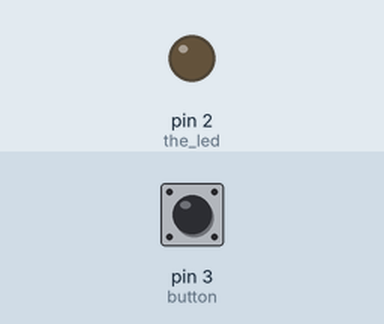
Bench run of a program on a simulated Arduino Nano, built with avr-gcc and run on an emulated ATmega328P. On the bench: output pins drawn as LEDs (lit = HIGH). The inputs (shaded band) are chosen by the test bench; at power-on: pin 3 (button) LOW.

Above: at 1.2 s.
1.3 s: pin 3 (button) pulled HIGH for 0.15 s
At 1.37 s:
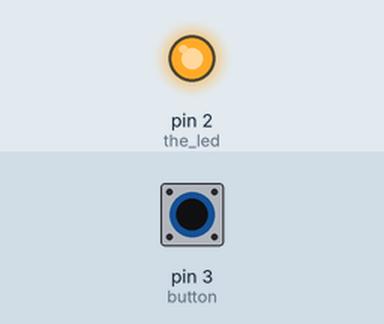
2.9 s: pin 3 (button) pulled HIGH for 3.2 s
At 6.5 s:
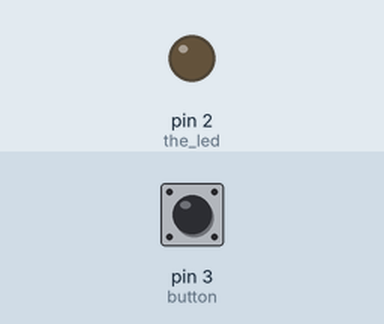
Timing chart, 0 to 8.0 s (numbered marks = the images above; inputs shaded):
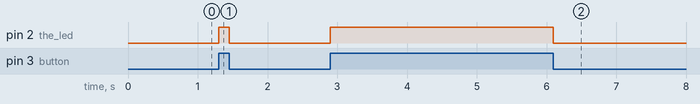

Measured:
- after the input at 1.3 s, pin 2 (the_led): LOW → HIGH at once, → LOW 0.15 s later
- after the input at 2.9 s, pin 2 (the_led): LOW → HIGH at once, → LOW 3.2 s later

The program:

main.cpp
```cpp
#include <Arduino.h>


const int button = 3;     // the  pin number of the button
const int the_led = 2;    // assign the number 2 to variable the_led. It is the pin number where the led is connected

int buttonState = 0;      // this is the state ofthe button, 0 is off 1 is on

void setup() {
  pinMode(button, INPUT);       // initialize the button as an input:
  pinMode(the_led, OUTPUT);     // define the_led as an output

}

void loop() {
  // read the state of the button value, it is a digital read, the button must then be connected to a digital pin:
  buttonState = digitalRead(button);

  // a conditionnal should be checked here, if the button is pressed, buttonState will be HIGH (or 1, either is fine). It should look like if(buttonState == ...)
  if(buttonState==HIGH){
    digitalWrite(the_led, HIGH);   // turn the LED on (HIGH is the voltage level)
  }else{
    digitalWrite(the_led, LOW);   // turn the LED off (LOW is the voltage level)
  }
}
```
